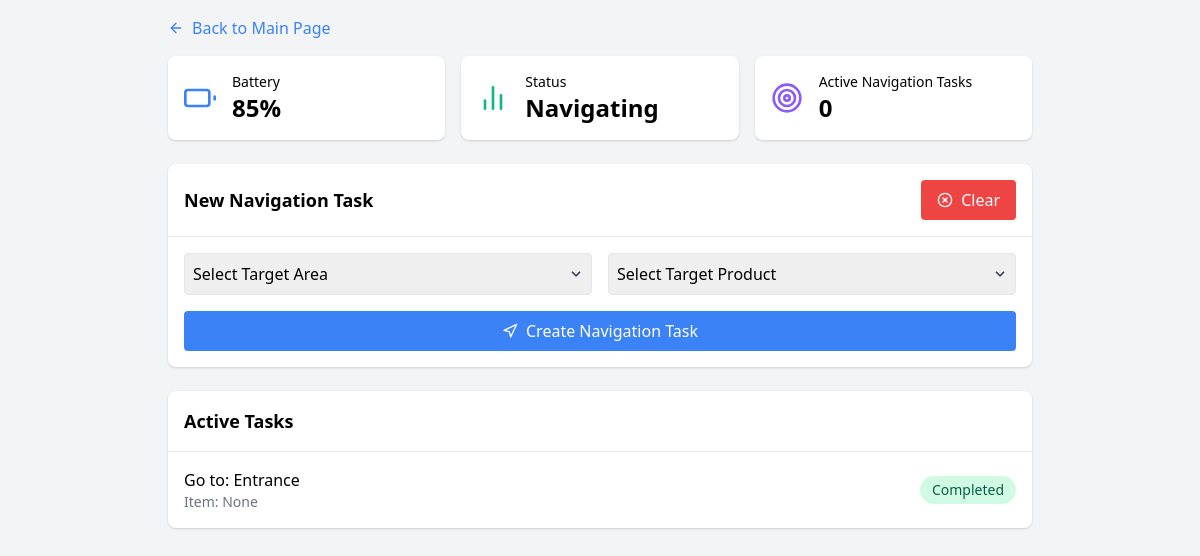
Before: /navigation with the older database file.
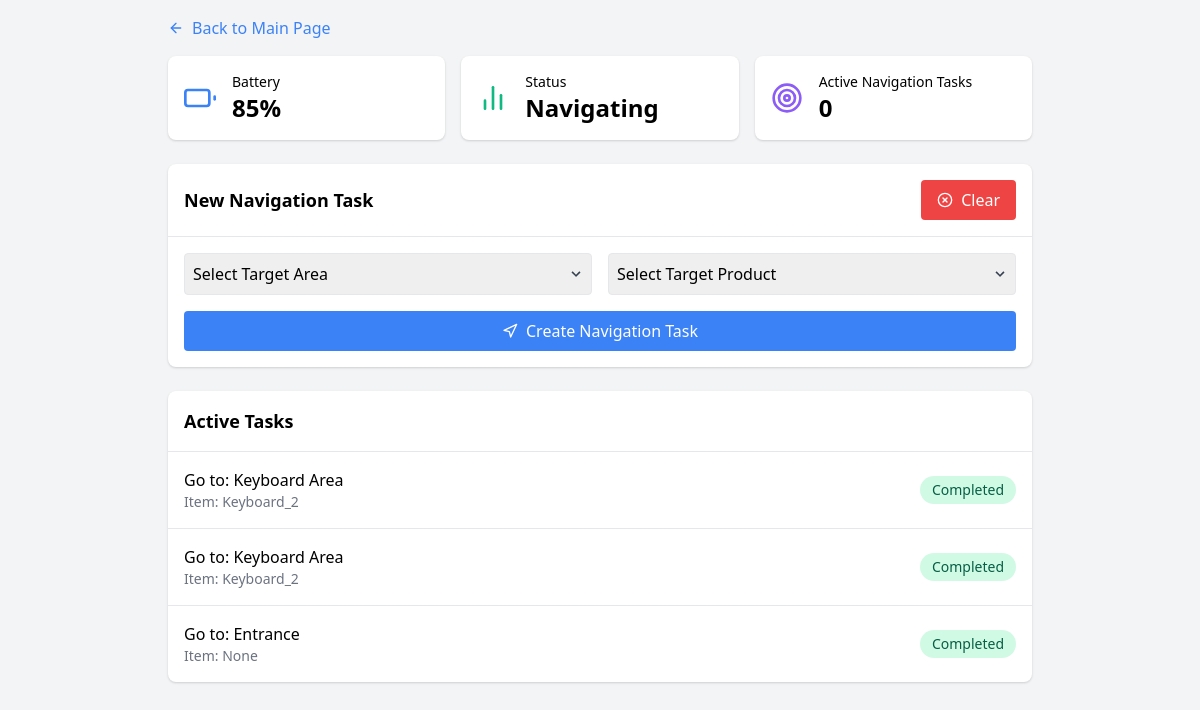
After: the same page with the newer database file.
### ui.py (models this page shows)
class Navigation(db.Model):
    id = db.Column(db.Integer, primary_key=True)
    target_area = db.Column(db.String(100), nullable=False)
    target_product = db.Column(db.String(200), nullable=False)
    status = db.Column(db.String(20), default='Queued')
    created_at = db.Column(db.DateTime, default=datetime.utcnow)

### ui.py (the view)
@app.route('/navigation')
def navigation():
    navigation_tasks = Navigation.query.all()
    robot_status = get_robot_status()
    robot_status['active_tasks'] = get_active_count(Navigation)
    robot_status['status'] = "Navigating"
    return render_template('navigation.html',
                         tasks=navigation_tasks,
                         robot_status=robot_status,
                         page_type="navigation")

### ui.py (called while the page is built)
def get_robot_status():
    return {
        'battery_level': 85,
    }

def get_active_count(model):
    return model.query.filter_by(status='In Progress').count()

### templates/navigation.html (shortened to what this page needs)
{% extends "base.html" %}
{% from 'components.html' import status_cards %}
{% block content %}
<div class="p-4 max-w-4xl mx-auto">
    <a href="{{ url_for('home') }}" class="inline-flex items-center mb-4 text-blue-500 hover:text-blue-700">
        <i data-feather="arrow-left" class="w-4 h-4 mr-2"></i>
        Back to Main Page
    </a>
    {{ status_cards(robot_status, 'navigation') }}
    <div class="bg-white rounded-lg shadow mb-6">
        <div class="p-4 border-b flex justify-between items-center">
            <h2 class="text-lg font-semibold">New Navigation Task</h2>
            <button id="clear-button"
                    class="bg-red-500 text-white py-2 px-4 rounded flex items-center hover:bg-red-600">
                <i data-feather="x-circle" class="w-4 h-4 mr-2"></i>
                Clear
            </button>
        </div>
        <div class="p-4">
            <form id="taskForm" class="grid grid-cols-1 md:grid-cols-2 gap-4" data-type="navigation">
                <div class="relative">
                    <select id="target_area"
                            name="target_area"
                            class="border rounded p-2 w-full appearance-none"
                            required>
                        <option value="" disabled selected>Select Target Area</option>
                    </select>
                    <div class="pointer-events-none absolute inset-y-0 right-0 flex items-center px-2 text-gray-700">
                    </div>
                </div>
                <div class="relative">
                    <select id="target_product"
                            name="target_product"
                            class="border rounded p-2 w-full appearance-none"
                            required>
                        <option value="" disabled selected>Select Target Product</option>
                    </select>
                    <div class="pointer-events-none absolute inset-y-0 right-0 flex items-center px-2 text-gray-700">
                    </div>
                </div>
                <button type="submit"
                        class="bg-blue-500 text-white rounded p-2 flex items-center justify-center md:col-span-2">
                    <i data-feather="navigation" class="w-4 h-4 mr-2"></i>
                    Create Navigation Task
                </button>
            </form>
        </div>
    </div>
    <div class="bg-white rounded-lg shadow">
        <div class="p-4 border-b">
            <h2 class="text-lg font-semibold">Active Tasks</h2>
                </div>
        <div class="divide-y" id="tasksList">
            {% for task in tasks %}
            <div class="p-4 flex items-center justify-between" id="task-{{ task.id }}">
                <div>
                    <div class="font-medium">
                        Go to: {{ task.target_area }}
                    </div>
                    <div class="text-sm text-gray-500">Item: {{ task.target_product }}</div>
                </div>
                <div class="flex items-center space-x-4">
                    <span class="px-3 py-1 rounded-full text-sm
                        {% if task.status == 'In Progress' %}
                            bg-blue-100 text-blue-800
                        {% elif task.status == 'Completed' %}
                            bg-green-100 text-green-800
                        {% else %}
                            bg-gray-100 text-gray-800
                        {% endif %}">
                        {{ task.status }}
                    </span>
                </div>
            </div>
            {% endfor %}
        </div>
    </div>
</div>
{% endblock %}

### templates/base.html (shortened to what this page needs)
<!DOCTYPE html>
<html lang="en">
<head>
    <link href="https://cdnjs.cloudflare.com/ajax/libs/tailwindcss/2.2.19/tailwind.min.css" rel="stylesheet">
    <link href="{{ url_for('static', filename='css/task_completion.css') }}" rel="stylesheet">
</head>
<body class="bg-gray-100">
    {% block content %}{% endblock %}
</body>
</html>

### templates/components.html
{% macro status_cards(robot_status, page_type) %}
<div class="grid grid-cols-1 md:grid-cols-3 gap-4 mb-6">
    <div class="bg-white rounded-lg shadow p-4">
        <div class="flex items-center space-x-4">
            <i data-feather="battery" class="text-blue-500 w-8 h-8"></i>
            <div>
                <div class="text-sm font-medium">Battery</div>
                <div class="text-2xl font-bold">{{ robot_status.battery_level }}%</div>
            </div>
        </div>
    </div>
    <div class="bg-white rounded-lg shadow p-4">
        <div class="flex items-center space-x-4">
            <i data-feather="bar-chart-2" class="text-green-500 w-8 h-8"></i>
            <div>
                <div class="text-sm font-medium">Status</div>
                <div class="text-2xl font-bold">{{ robot_status.status }}</div>
            </div>
        </div>
    </div>
    <div class="bg-white rounded-lg shadow p-4">
        <div class="flex items-center space-x-4">
            <i data-feather="target" class="text-purple-500 w-8 h-8"></i>
            <div>
                <div class="text-sm font-medium">
                    {% if page_type == 'restock' %}
                        Active Deliveries
                    {% else %}
                        Active Navigation Tasks
                    {% endif %}
                </div>
                <div class="text-2xl font-bold" id="activeTasks">{{ robot_status.active_tasks }}</div>
            </div>
        </div>
    </div>
</div>
{% endmacro %}

Changed rows visible on the page:
added Navigation: target_area "Keyboard Area", target_product "Keyboard_2", status "Completed"
added Navigation: target_area "Keyboard Area", target_product "Keyboard_2", status "Completed"
